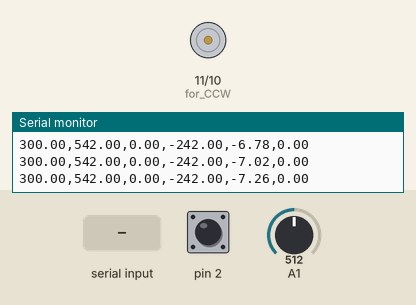
Recording of a sketch running on a simulated Arduino Uno, built with avr-gcc and run on an emulated ATmega328P. Parts: motor-driver pin pairs drawn as motors (green arrow = first pin HIGH = forward, orange = second pin HIGH = backward, longer = more drive), the last lines printed to the serial monitor. The inputs (shaded band) are chosen by the test bench; at power-on: pin 2 HIGH, A1 = 512.

Above: at 2.2 s.
2.3 s: pin 2 pulled LOW for 0.15 s
At 5.2 s:
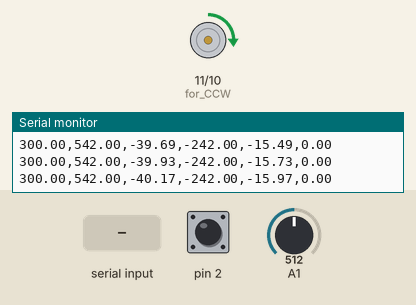
5.3 s: A1 set to 900
At 6.0 s:
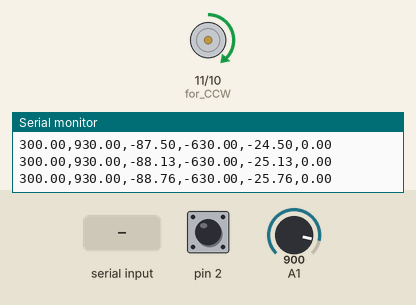
8.3 s: A1 set to 0
11.3 s: A1 set to 716
14.3 s: A1 set to 1023
At 14.54 s:
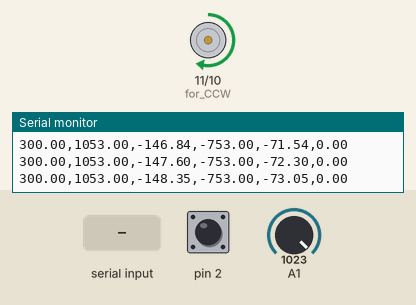
17.3 s: "5\n" received over Serial
Timing chart, 0 to 21.3 s (numbered marks = the images above; inputs shaded):
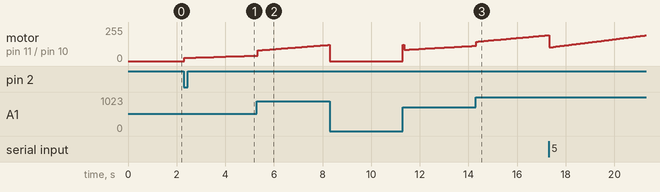

The sketch:

pid_control.ino
```cpp
// PID制御実習プログラム
boolean serial_mode = 0; // シリアルモニタに表示する情報（0:全て, 1:目標・現在の値・制御量）
double target = 300.0; // 起動時の目標値 ※設定範囲は300~700とすること
double current; // 現在の値（出力）

double kp = 0; // 比例ゲイン
double ki = 0; // 積分ゲイン
double kd = 0; // 微分ゲイン

double control_value = 0; // 制御量
double deviation = 0; // 目標と現在の値との偏差
double integral_addition = 0; // 偏差の過去の積算（積分）
double derivative_prev = 0; // 偏差の変化率（微分）計算用 直前データの保管

void IntrChangeTargetValue(void); // 割り込み関数の定義

void setup() {
  attachInterrupt(0, IntrChangeTargetValue, FALLING);
  Serial.begin(9600);
  pinMode(2, INPUT_PULLUP);
  pinMode(10, OUTPUT); //for CW
  pinMode(11, OUTPUT); //for CCW
  Serial.println();
  if (serial_mode)
    Serial.println("target, current, Control_Value");
  else
    Serial.println("target, current, Control_Value, deviation, integral_add, derivative");
  digitalWrite(10, HIGH);
  digitalWrite(11, HIGH);
  delay(1000);
  digitalWrite(10, LOW);
  digitalWrite(11, LOW);
}

void loop() {
  readCurrentPosition(); // 現在の値（出力・角度）を読み取る
  derivative_prev = deviation;  // 直前のデータを保持
  deviation = target - current; // 偏差の計算
  integral_addition += (deviation / 1000); // 偏差の積算（1/1000に調整）

  control_value = deviation * kp + integral_addition * ki + (deviation - derivative_prev) * kd; // 制御量の計算
  control_value = constrain(control_value, -255, 255); // 制御量をArduinoの限界値(255)に制限

  if (target < current) // 目標値より小さいとき正転
    SetCW(-control_value);
  else if (target > current) // 目標値より大きいとき逆転
    SetCCW(control_value);
  serialPrintInfo(serial_mode); // シリアルモニタに情報を表示
}


// 自作関数群 ////////////////////////////////////////////////////////////

double readCurrentPosition() {
  current = target; //初期化
  for (int i = 0; i < 10; i++) // 現在の角度情報を更新（10回平均）
    current += analogRead(A1);
  current /= 10;
  current = round(current);
}

void IntrChangeTargetValue() { // D2のスイッチで割り込み処理
  digitalWrite(13, HIGH);
  integral_addition = 0;
  kp=0.1;ki=1;kd=0;
  target = 300;
}

void SetCW(int value) { // 正転
  digitalWrite(10, LOW);
  analogWrite(11, constrain(value, 0, 255));
}

void SetCCW(int value) { // 逆転
  analogWrite(10, constrain(value, 0, 255));
  digitalWrite(11, LOW);
}

void SetStop() { // 停止
  digitalWrite(10, LOW);
  digitalWrite(11, LOW);
}

void serialEvent() { // シリアル通信で数値（3桁以内）を受け取るとtargetに格納する（100~999）
  String serial_received_value = Serial.readStringUntil('\n');
  int string_len = serial_received_value.length();
  if ((string_len >= 1) && (string_len <= 3))// 指定文字数内のとき文字列を整数に変換する
    target = serial_received_value.toInt();
  deviation = 0;
  integral_addition = 0;
  derivative_prev = 0;
}

void serialPrintInfo(boolean mode) {
  if (mode) {
    Serial.print(target);
    Serial.print(",");
    Serial.print(current);
    Serial.print(",");
    Serial.println(control_value);
  }
  else {
    Serial.print(target);
    Serial.print(",");
    Serial.print(current);
    Serial.print(",");
    Serial.print(control_value);
    Serial.print(",");
    Serial.print(deviation);
    Serial.print(",");
    Serial.print(integral_addition);
    Serial.print(",");
    Serial.println(deviation - derivative_prev);
  }
}
```

Measured:
- after the input at 2.3 s, motor on pin 11 (for_CCW) / pin 10 (for_CW): moves from stopped to forward 41/255 over 3.0 s, starting at once
